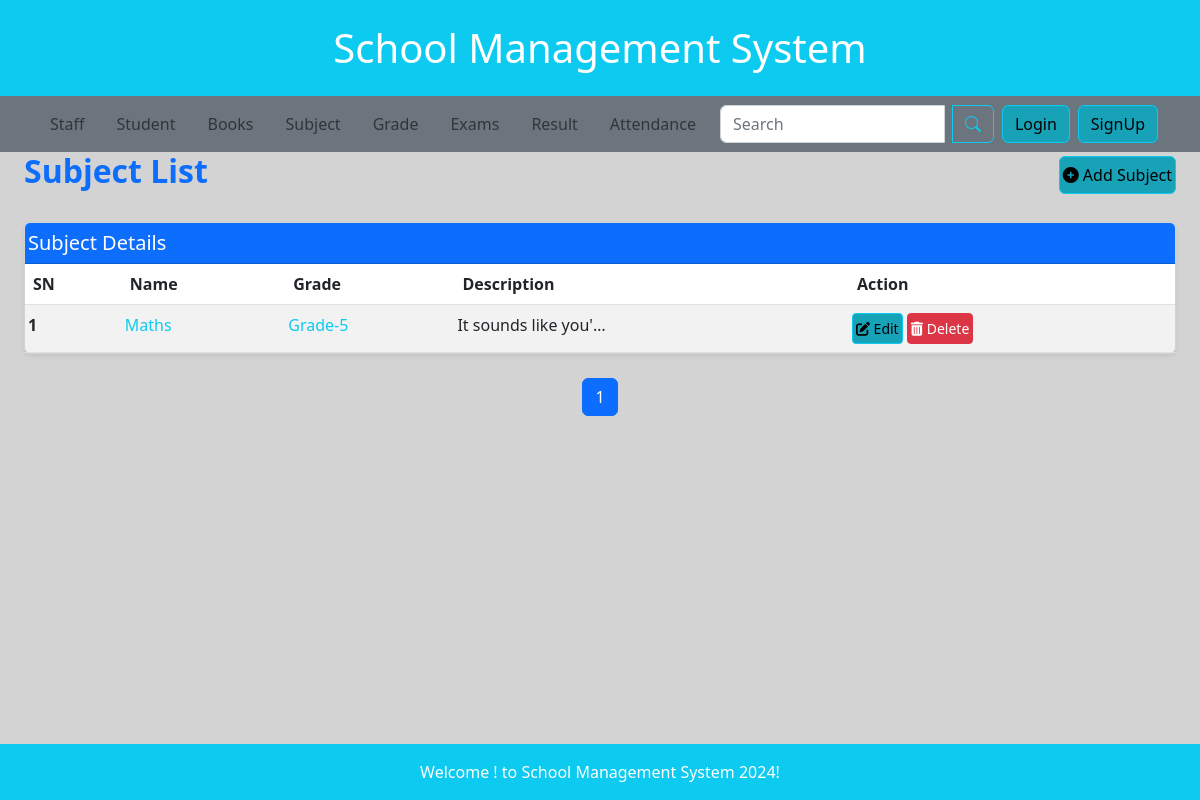
The page /subject/list on the database its author committed.
### smsapp/models.py (models this page shows, shortened)
class DateTimeModel(models.Model):
    created_at = models.DateTimeField(auto_now_add=True)
    updated_at = models.DateTimeField(auto_now=True)
    class Meta:
        abstract = True  # This makes DateTimeModel an abstract base class

class Subject(DateTimeModel):
    name = models.CharField(max_length=100, unique=True)
    grade = models.ForeignKey('Grade', on_delete=models.CASCADE)
    description = models.TextField(blank=True, null=True)

class Grade(DateTimeModel):
    name = models.CharField(max_length=50, unique=True)
    description = models.TextField(blank=True, null=True)

### smsapp/views.py (the view)
# urls.py: path('subject/list', SubjectListView.as_view(), name='subject_list'),
class SubjectListView(TemplateView):
    template_name = 'subject/list.html'
    def get_context_data(self, **kwargs):
        context = super().get_context_data(**kwargs)
        try:
            subject_queryset = Subject.objects.all()  # Fetch all staff records
            paginator = Paginator(subject_queryset, 4)  # Paginate, 2 staff per page
            page_number = self.request.GET.get('page', 1)  # Default to the first page
            try:
                subject_data = paginator.page(page_number)
            except PageNotAnInteger:
                subject_data = paginator.page(1)  # Load the first page if the page is not an integer
            except EmptyPage:
                subject_data = paginator.page(paginator.num_pages)  # Load the last page if the page exceeds limits
            context['subject_list'] = subject_data  # Paginated staff list
            context['lastpage'] = paginator.num_pages  # Total number of pages
            context['totalpagelist'] = range(1, paginator.num_pages + 1)  # List of page numbers
        except Subject.DoesNotExist:
            context['subject_list'] = None
            context['error'] = "No subject found."
        except Exception as e:
            context['subject_list'] = None
            context['error'] = f"An error occurred: {str(e)}"
        return context

### templates/subject/list.html (shortened to what this page needs)
{% extends 'home.html' %}
{% load static %}
{% block mainblock %}
    <div class="container-fluid pr-4">
        <div class="row mx-0">
            <div class="col-12">
                <div class="d-flex justify-content-between align-items-center mb-4">
                    <h2 class="fw-bold text-primary">Subject List</h2>
                    <a href="{% url 'smsapp:subject_create' %}" class="btn btn-info" style="padding-left: 3px; padding-right: 3px;">
                        <i class="fas fa-plus-circle"></i> Add Subject
                    </a>
                </div>
                <div class="card shadow-sm">
                    <div class="card-header bg-primary text-white" style="padding-left: 3px; padding-right: 3px;">
                        <h5 class="mb-0">Subject Details</h5>
                    </div>
                    <div class="card-body p-0">
                        <table class="table table-hover table-striped table-responsive-md mb-0">
                            <thead class="thead-dark">
                                <tr>
                                    <th scope="col">SN</th>
                                    <th scope="col">Name</th>
                                    <th scope="col">Grade</th>
                                    <th scope="col">Description</th>
                                    <th scope="col">Action</th>
                                </tr>
                            </thead>
                            <tbody>
                                {% for i in subject_list %}
                                    <tr>
                                        <th scope="row" style="padding-left: 3px; padding-right: 3px;">{{ forloop.counter }}</th>
                                        <td style="padding-left: 3px; padding-right: 3px;">
                                            <a href="" class="text-decoration-none text-info">
                                                {{ i.name }}
                                            </a>
                                        </td>
                                        <td style="padding-left: 3px; padding-right: 3px;">
                                            <a href="" class="text-decoration-none text-info">
                                                {{ i.grade.name }}
                                            </a>
                                        </td>
                                        <td style="padding-left: 3px; padding-right: 3px;">{{ i.description|truncatechars:20}}</td>
                                        <td style="padding-left: 3px; padding-right: 3px;">
                                            <a href="{% url 'smsapp:subject_update' i.id %}" class="btn btn-sm btn-info"
                                                style="padding-left: 3px; padding-right: 3px;">
                                                <i class="fas fa-edit"></i> Edit
                                            </a>
                                            <a href="{% url 'smsapp:subject_delete' i.id %}" class="btn btn-sm btn-danger"
                                                style="padding-left: 3px; padding-right: 3px;">
                                                <i class="fas fa-trash-alt"></i> Delete
                                            </a>
                                        </td>
                                    </tr>
                                {% endfor %}
                            </tbody>
                        </table>
                    </div>
                </div>
                <nav aria-label="Page navigation" class="mt-4">
                    <ul class="pagination justify-content-center" style="padding-left: 3px; padding-right: 3px;">
                        {% for n in totalpagelist %}
                            <li class="page-item {% if subject_list.number == n %}active{% endif %}">
                                <a class="page-link" href="?page={{ n }}">{{ n }}</a>
                            </li>
                        {% endfor %}
                    </ul>
                </nav>
            </div>
        </div>
    </div>
{% endblock %}

### templates/home.html (style rules this page uses)
body { background-color: lightgray; }
h2 { color: blue; }
.btn-info { background-color: #17a2b8; }

### rows shown on the page
Subject: name "Maths", grade.name "Grade-5", description "It sounds like you'…"

### other values the page prints
{{ n }} "1"
